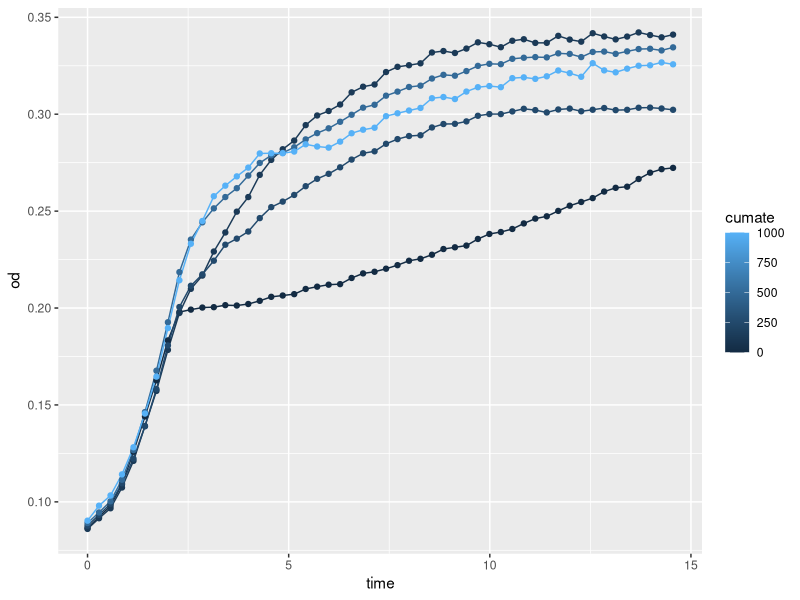
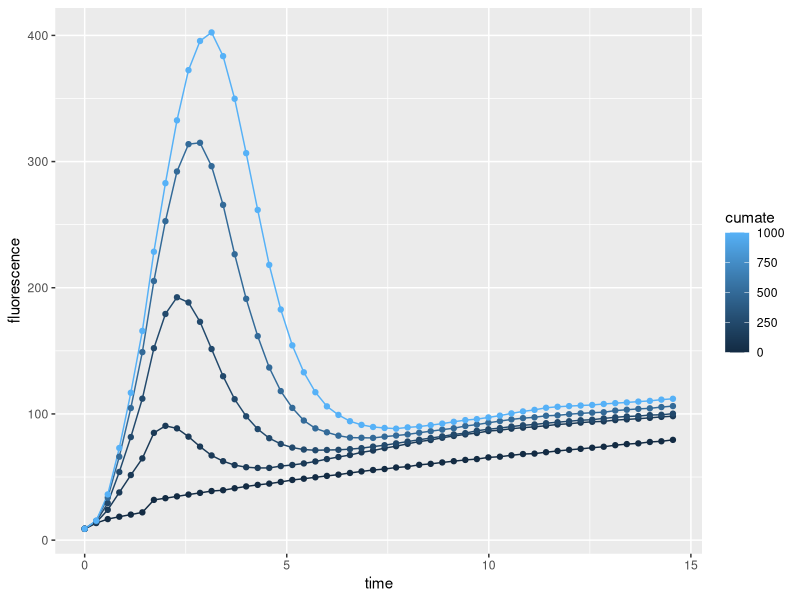
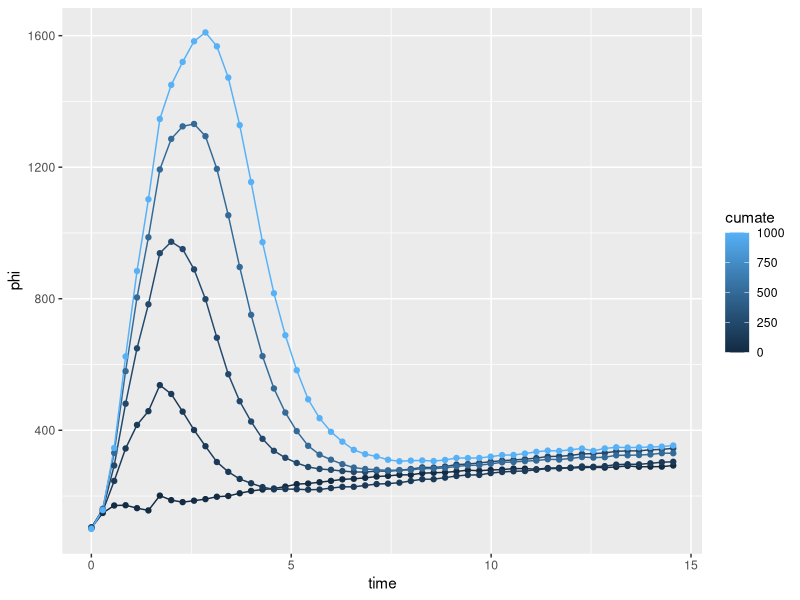
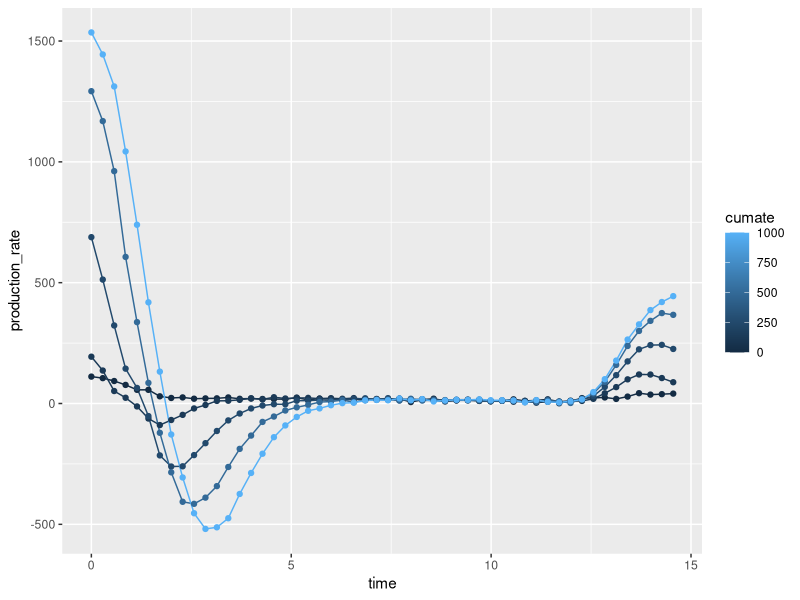

Reproduce these figures in R, in order.
#---------------------------- CymR ---------------------------------------------------------------------------------------------------
library(tidyverse)
library(readxl)
library(magrittr)
{
  cn <- c("time", "od1", "od2","od3","od4", "od5", "od6","od7","od8", "od9", 
          "-", "time2", "flu1", "flu2", "flu3", "flu4", "flu5", "flu6", "flu7", "flu8", "flu9")
  
  con <- c(0,125,250,500,1000) # CymR concentrations
  
  # Assuming the file is in current working directory
  for (i in 1:length(con)){
    tab <- read_excel("data_raw/MG1655pj23_Hlim.xlsx", sheet = i) %>% 
      set_names(cn)  
    tab <- tab %>%  set_names(cn)
    t <- tab %>% select(time)
    od <- tab %>% select(od1:od9) %>% mutate_all(~.-0.1)
    flu <- tab %>% select(flu1:flu9)
    phi <- flu/od
    
    diff_od <- apply(od, 2, diff)
    diff_flu <- apply(flu, 2, diff)
    diff_t <- apply(t, 2, diff)
    
    gr <- diff_od/(od*diff_t)
    pr <- diff_flu/(od*diff_t)
    
    base <- bind_cols(t, od, flu, phi, gr, pr) %>% 
      mutate(conc = con[i])
    
    bn <- paste0("base", i)
    assign(bn, base)
  }
  
  r <- 1:9
  names <- c("time", paste0("od", r), paste0("flu", r), paste0("phi", r), 
             paste0("gr", r), paste0("pr", r), "conc")
  
  tidy_base <- bind_rows(base1, base2, base3, base4, base5)%>%
    set_names(names)
  
  time <- tidy_base %>% select(time)
  conc <- tidy_base %>% select(conc)
  
  od <- tidy_base %>% select(od1:od9) %>% apply(1, mean)
  flu <- tidy_base %>% select(flu1:flu9) %>% apply(1, mean)
  phi <- tidy_base %>% select(phi1:phi9) %>% apply(1, mean)
  gr <- tidy_base %>% select(gr1:gr9) %>% apply(1, mean)
  pr <- tidy_base %>% select(pr1:pr9) %>% apply(1, mean)
  
  od_se <- tidy_base %>% select(od1:od9) %>% apply(1, sd)%>% divide_by(sqrt(9))
  flu_se <- tidy_base %>% select(flu1:flu9) %>% apply(1, sd)%>% divide_by(sqrt(9))
  phi_se <- tidy_base %>% select(phi1:phi9) %>% apply(1, sd)%>% divide_by(sqrt(9))
  gr_se <- tidy_base %>% select(gr1:gr9) %>% apply(1, sd)%>% divide_by(sqrt(9))
  pr_se <- tidy_base %>% select(pr1:pr9) %>% apply(1, sd)%>% divide_by(sqrt(9))
  
  tidy_j23_Hlim <- bind_cols(time, conc, od, flu, phi, gr, pr, 
                             od_se, flu_se, phi_se, gr_se, pr_se) %>% 
    set_names(c("time", "cumate", "od", "fluorescence", 
                "phi", "growth_rate", "production_rate",
                "od_se", "fluorescence_se", 
                "phi_se", "growth_rate_se", "production_rate_se"))
  
}
tidy_j23_Hlim%>%
  ggplot(aes(time,od,group=cumate, color=cumate))+
  geom_line()+
  geom_point()
tidy_j23_Hlim%>%
  ggplot(aes(time,fluorescence,group=cumate, color=cumate))+
  geom_line()+
  geom_point()
tidy_j23_Hlim%>%
  ggplot(aes(time,phi,group=cumate, color=cumate))+
  geom_line()+
  geom_point()
tidy_j23_Hlim%>%
  ggplot(aes(time,production_rate,group=cumate, color=cumate))+
  geom_line()+
  geom_point()
